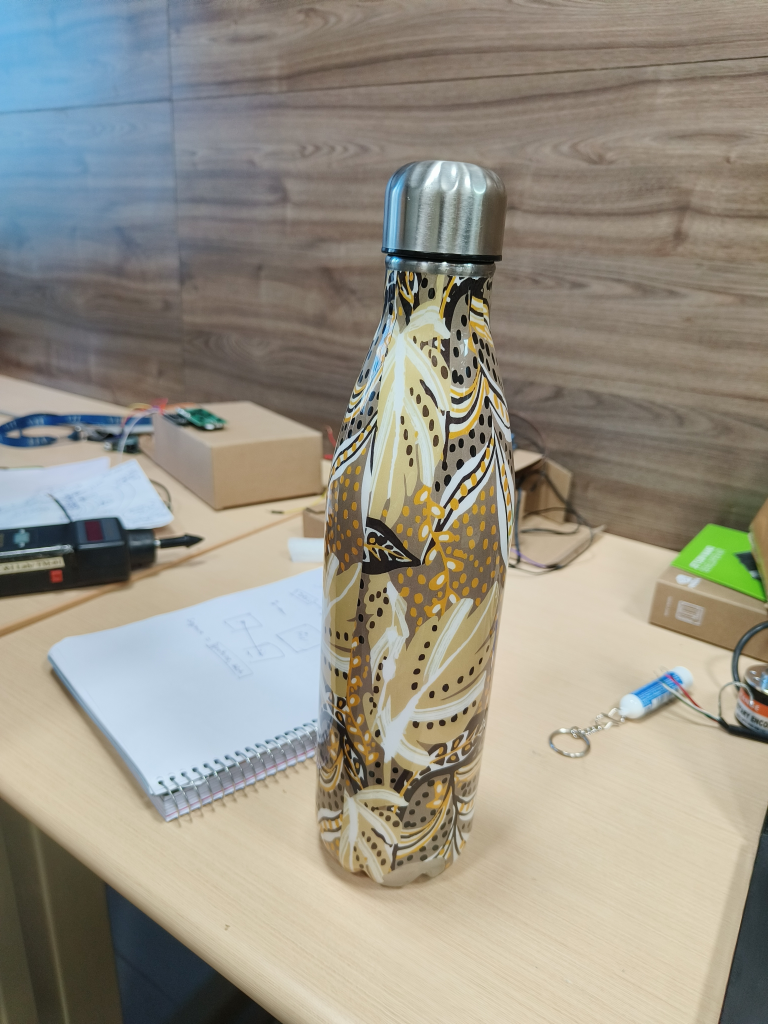
#> input picture VisualOdometry/feature_extraction/dataset_for_model/dissimilar/image_pair1_blob0/image1/image1.jpg, 3072 x 4096 px (shown at 1/4 size)
$ python -i feature_extraction.py   (imports and definitions only)
#> lines starting #> are read from the running program, lines starting #| are printed output that depends on the picture
import cv2
import numpy as np
import utils as utils
import os
import random
import shutil
import torch

# [112 lines left out: functions find_corresponding_orb_features, get_blob, mark_keypoint_and_region, not called in this run]

def generate_dataset_blobs_from_image ( image_pair : list,
                                    folder_path_to_save_blobs : str):

    image1 , image2 = image_pair

    # [18 lines left out: functions get_file_name_for_blob, save_blob_and_image, not called in this run]

    keypoints = find_corresponding_orb_features( image1 , image2 )

    for index , key_pt in enumerate ( keypoints ):
        blob_folder = os.path.join ( folder_path_to_save_blobs, \
                                    "blob" + str(index))

        if not os.path.exists ( blob_folder ): os.makedirs ( blob_folder )

        img0 = get_blob ( image1 , ( key_pt [0][0] , key_pt [0][1] ) , ( 50 , 50 ) )
        save_blob_and_image ( img0 , image1 , key_pt[0], 1, blob_folder )

        img1 = get_blob ( image2 , ( key_pt [1][0] , key_pt[1][1] ) , ( 50 , 50 ) )
        save_blob_and_image ( img1 , image2 , key_pt[1], 2, blob_folder )

    print ( "Done :)" )

# [225 lines left out: functions generate_dataset_blobs_from_image_folders, generate_similar_folder, swap_image_files, generate_dissimilar_folder, split_into_train_test, rotate_image_in_image_pair_folder and 2 more, not called in this run]

# [1 line not run here, left out]

>>> import cv2
>>> picture = cv2.imread('dataset_for_model/dissimilar/image_pair1_blob0/image1/image1.jpg', cv2.IMREAD_GRAYSCALE)
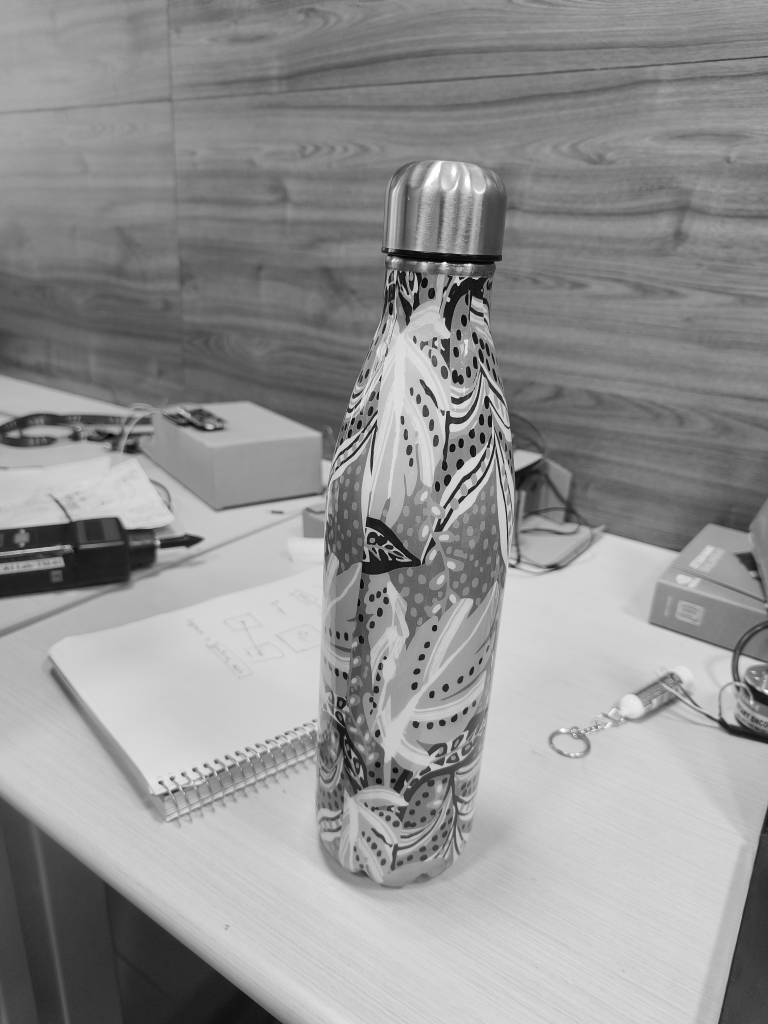
#> picture: shape (4096, 3072) (shown at 1/4 size); min 0, max 255, mean 146.8
>>> result = generate_dataset_blobs_from_image(picture, 'out.png')
#> (the run stopped early here; a loop or call above may not have finished)

$ run again, on VisualOdometry/feature_extraction/dataset_for_model/dissimilar/image_pair1_blob2/image2/image2.jpg
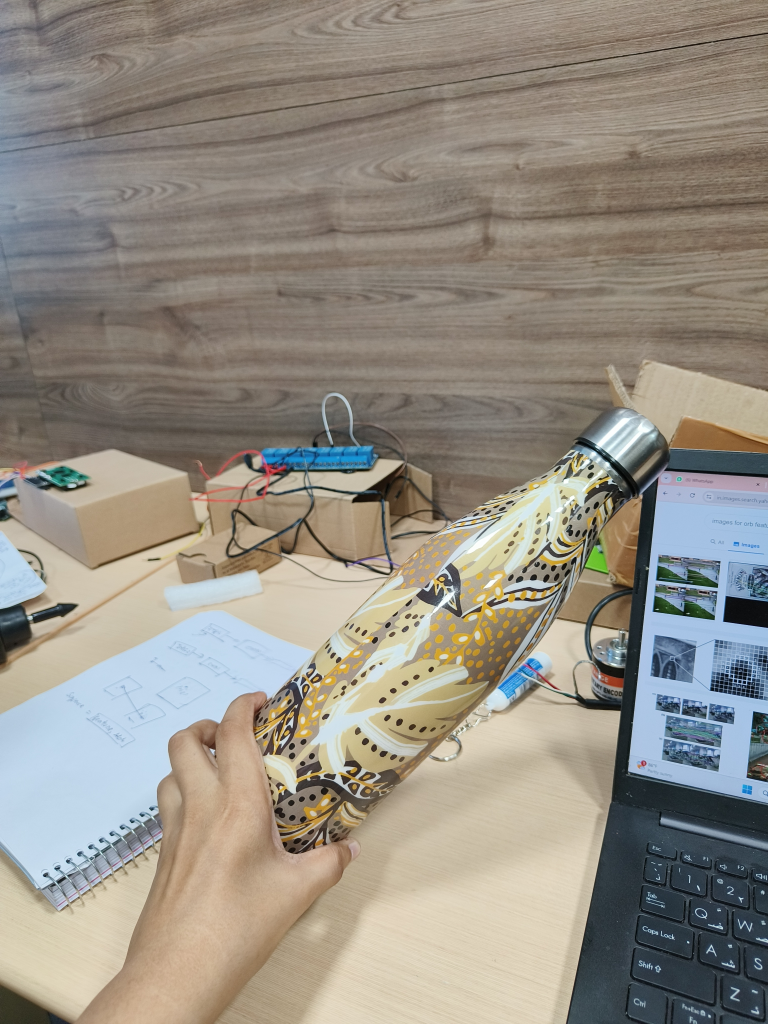
#> input picture VisualOdometry/feature_extraction/dataset_for_model/dissimilar/image_pair1_blob2/image2/image2.jpg, 3072 x 4096 px (shown at 1/4 size)
#> `picture = cv2.imread('dataset_for_model/dissimilar/image_pair1_blob0/i..`:
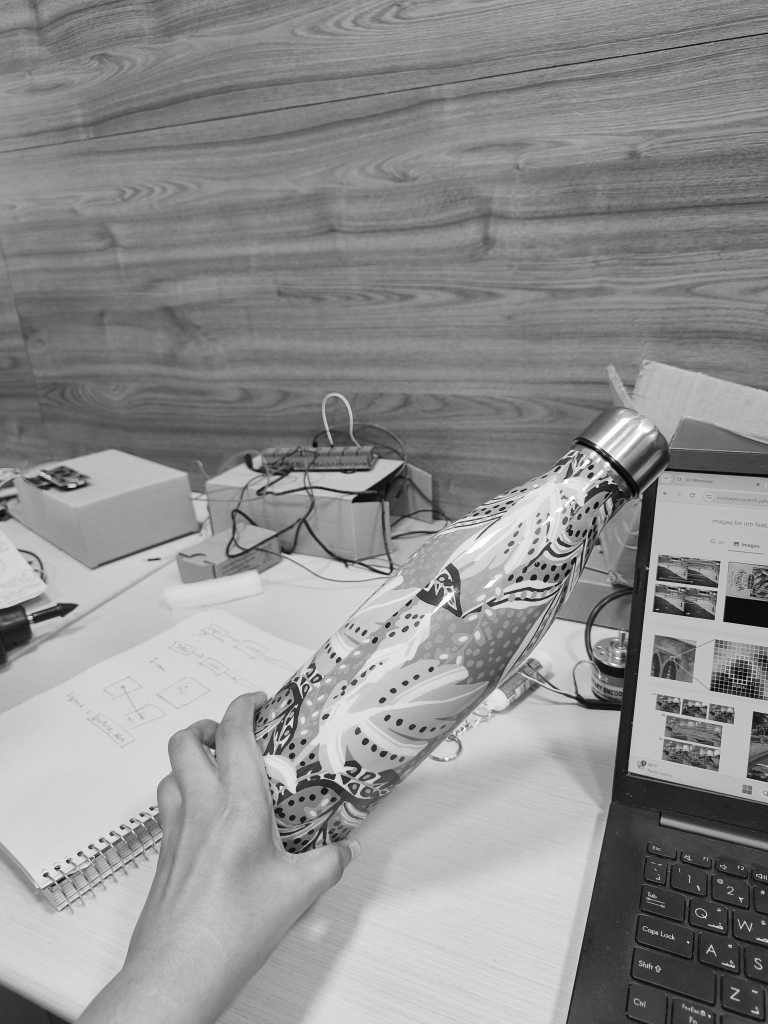
#> picture: shape (4096, 3072) (shown at 1/4 size); min 0, max 255, mean 143.5
